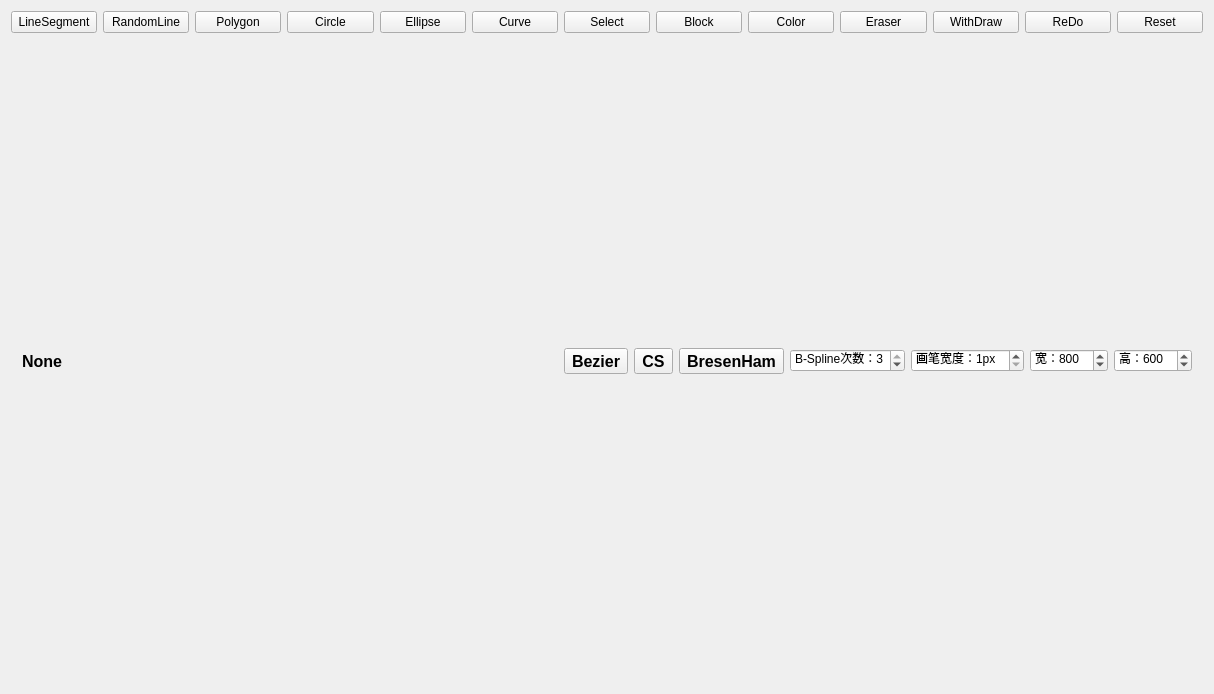
<?xml version="1.0" encoding="UTF-8"?>
<ui version="4.0">
 <class>PainterWindow</class>
 <widget class="QMainWindow" name="PainterWindow">
  <property name="geometry">
   <rect>
    <x>0</x>
    <y>0</y>
    <width>1214</width>
    <height>694</height>
   </rect>
  </property>
  <property name="sizePolicy">
   <sizepolicy hsizetype="Preferred" vsizetype="Preferred">
    <horstretch>0</horstretch>
    <verstretch>0</verstretch>
   </sizepolicy>
  </property>
  <property name="sizeIncrement">
   <size>
    <width>0</width>
    <height>0</height>
   </size>
  </property>
  <property name="windowTitle">
   <string>MainWindow</string>
  </property>
  <widget class="QWidget" name="centralWidget">
   <layout class="QGridLayout" name="gridLayout" rowstretch="0,1,0,0" columnstretch="0,0">
    <item row="2" column="0" rowspan="2" colspan="2">
     <widget class="QWidget" name="widget" native="true">
      <property name="sizePolicy">
       <sizepolicy hsizetype="Preferred" vsizetype="Preferred">
        <horstretch>0</horstretch>
        <verstretch>0</verstretch>
       </sizepolicy>
      </property>
      <property name="layoutDirection">
       <enum>Qt::LeftToRight</enum>
      </property>
      <layout class="QHBoxLayout" name="horizontalLayout" stretch="1,10,1,1,1,1,1,1,1">
       <item>
        <widget class="QLabel" name="ModeLabel">
         <property name="font">
          <font>
           <pointsize>12</pointsize>
           <weight>75</weight>
           <bold>true</bold>
          </font>
         </property>
         <property name="lineWidth">
          <number>1</number>
         </property>
         <property name="text">
          <string>None</string>
         </property>
        </widget>
       </item>
       <item>
        <spacer name="horizontalSpacer">
         <property name="orientation">
          <enum>Qt::Horizontal</enum>
         </property>
         <property name="sizeType">
          <enum>QSizePolicy::Expanding</enum>
         </property>
         <property name="sizeHint" stdset="0">
          <size>
           <width>40</width>
           <height>20</height>
          </size>
         </property>
        </spacer>
       </item>
       <item>
        <widget class="QToolButton" name="CurveToolButton">
         <property name="font">
          <font>
           <pointsize>12</pointsize>
           <weight>75</weight>
           <bold>true</bold>
          </font>
         </property>
         <property name="text">
          <string>Bezier</string>
         </property>
         <property name="popupMode">
          <enum>QToolButton::InstantPopup</enum>
         </property>
         <property name="toolButtonStyle">
          <enum>Qt::ToolButtonTextBesideIcon</enum>
         </property>
        </widget>
       </item>
       <item>
        <widget class="QToolButton" name="CropToolButton">
         <property name="font">
          <font>
           <pointsize>12</pointsize>
           <weight>75</weight>
           <bold>true</bold>
          </font>
         </property>
         <property name="text">
          <string>CS</string>
         </property>
         <property name="popupMode">
          <enum>QToolButton::InstantPopup</enum>
         </property>
         <property name="toolButtonStyle">
          <enum>Qt::ToolButtonTextBesideIcon</enum>
         </property>
        </widget>
       </item>
       <item>
        <widget class="QToolButton" name="LineToolButton">
         <property name="font">
          <font>
           <pointsize>12</pointsize>
           <weight>75</weight>
           <bold>true</bold>
          </font>
         </property>
         <property name="text">
          <string>BresenHam</string>
         </property>
         <property name="popupMode">
          <enum>QToolButton::InstantPopup</enum>
         </property>
         <property name="toolButtonStyle">
          <enum>Qt::ToolButtonTextBesideIcon</enum>
         </property>
         <property name="autoRaise">
          <bool>false</bool>
         </property>
         <property name="arrowType">
          <enum>Qt::NoArrow</enum>
         </property>
        </widget>
       </item>
       <item>
        <widget class="QSpinBox" name="KSpinBox">
         <property name="font">
          <font>
           <weight>50</weight>
           <bold>false</bold>
          </font>
         </property>
         <property name="prefix">
          <string>B-Spline次数：</string>
         </property>
         <property name="minimum">
          <number>1</number>
         </property>
         <property name="maximum">
          <number>3</number>
         </property>
         <property name="value">
          <number>3</number>
         </property>
        </widget>
       </item>
       <item>
        <widget class="QSpinBox" name="WidthSpinBox">
         <property name="suffix">
          <string>px</string>
         </property>
         <property name="prefix">
          <string>画笔宽度：</string>
         </property>
         <property name="minimum">
          <number>1</number>
         </property>
         <property name="maximum">
          <number>10</number>
         </property>
        </widget>
       </item>
       <item>
        <widget class="QSpinBox" name="WSpinBox">
         <property name="prefix">
          <string>宽：</string>
         </property>
         <property name="minimum">
          <number>624</number>
         </property>
         <property name="maximum">
          <number>4096</number>
         </property>
         <property name="value">
          <number>800</number>
         </property>
        </widget>
       </item>
       <item>
        <widget class="QSpinBox" name="HSpinBox">
         <property name="prefix">
          <string>高：</string>
         </property>
         <property name="minimum">
          <number>150</number>
         </property>
         <property name="maximum">
          <number>2160</number>
         </property>
         <property name="value">
          <number>600</number>
         </property>
        </widget>
       </item>
      </layout>
     </widget>
    </item>
    <item row="1" column="0" colspan="2">
     <layout class="QVBoxLayout" name="Canvas"/>
    </item>
    <item row="0" column="0" colspan="2">
     <layout class="QHBoxLayout" name="horizontalLayout_3" stretch="10,10,10,10,10,10,10,10,10,10,10,10,10">
      <item>
       <widget class="QPushButton" name="LineSegmentButton">
        <property name="text">
         <string>LineSegment</string>
        </property>
       </widget>
      </item>
      <item>
       <widget class="QPushButton" name="RandomLineButton">
        <property name="text">
         <string>RandomLine</string>
        </property>
       </widget>
      </item>
      <item>
       <widget class="QPushButton" name="PolygonButton">
        <property name="text">
         <string>Polygon</string>
        </property>
       </widget>
      </item>
      <item>
       <widget class="QPushButton" name="CircleButton">
        <property name="text">
         <string>Circle</string>
        </property>
       </widget>
      </item>
      <item>
       <widget class="QPushButton" name="EllipseButton">
        <property name="text">
         <string>Ellipse</string>
        </property>
       </widget>
      </item>
      <item>
       <widget class="QPushButton" name="CurveButton">
        <property name="text">
         <string>Curve</string>
        </property>
       </widget>
      </item>
      <item>
       <widget class="QPushButton" name="SelectButton">
        <property name="text">
         <string>Select</string>
        </property>
       </widget>
      </item>
      <item>
       <widget class="QPushButton" name="SelectBlockButton">
        <property name="text">
         <string>Block</string>
        </property>
       </widget>
      </item>
      <item>
       <widget class="QPushButton" name="ColorButton">
        <property name="text">
         <string>Color</string>
        </property>
       </widget>
      </item>
      <item>
       <widget class="QPushButton" name="EraserButton">
        <property name="text">
         <string>Eraser</string>
        </property>
       </widget>
      </item>
      <item>
       <widget class="QPushButton" name="WithDrawButton">
        <property name="text">
         <string>WithDraw</string>
        </property>
       </widget>
      </item>
      <item>
       <widget class="QPushButton" name="ReDoButton">
        <property name="text">
         <string>ReDo</string>
        </property>
       </widget>
      </item>
      <item>
       <widget class="QPushButton" name="ResetButton">
        <property name="text">
         <string>Reset</string>
        </property>
       </widget>
      </item>
     </layout>
    </item>
   </layout>
  </widget>
  <widget class="QMenuBar" name="menuBar">
   <property name="geometry">
    <rect>
     <x>0</x>
     <y>0</y>
     <width>1214</width>
     <height>28</height>
    </rect>
   </property>
  </widget>
  <action name="actionTranslation">
   <property name="text">
    <string>Translation</string>
   </property>
  </action>
 </widget>
 <layoutdefault spacing="6" margin="11"/>
 <resources/>
 <connections/>
</ui>
